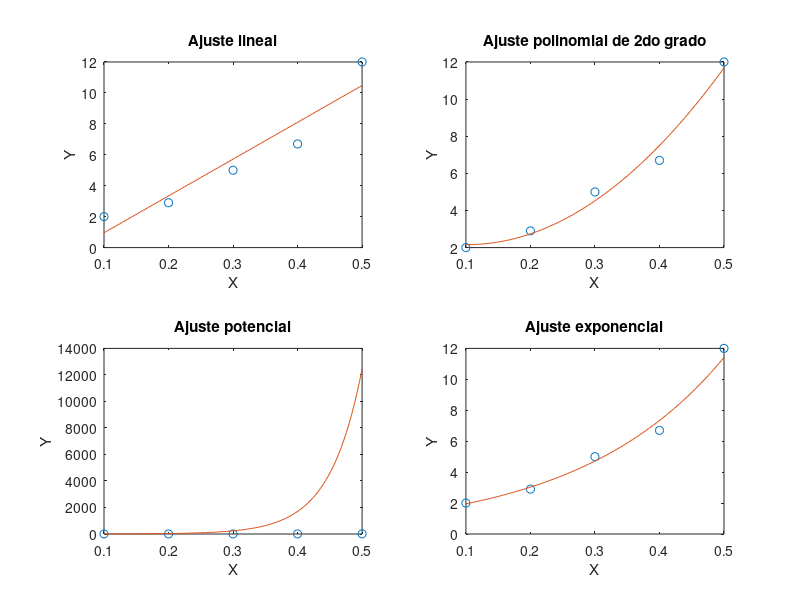

This figure's MATLAB source:
% Datos
X = [0.1 0.2 0.3 0.4 0.5];
Y = [2 2.9 5 6.7 12];



% Ajuste lineal
A = [X' ones(length(X), 1)];
coef_lineal = A\Y';
fprintf('Coeficientes del ajuste lineal: a = %f, b = %f\n', coef_lineal(1), coef_lineal(2));

% Gráfico del ajuste lineal
x_vals = linspace(min(X), max(X), 100);
y_vals = coef_lineal(1) * x_vals + coef_lineal(2);
figure;
subplot(2, 2, 1);
plot(X, Y, 'o', x_vals, y_vals);
xlabel('X');
ylabel('Y');
title('Ajuste lineal');








% Ajuste polinómico de 2do grado
A = [X'.^2 X' ones(length(X), 1)];
coef_polinomial = A\Y';
fprintf('Coeficientes del ajuste polinomial de 2do grado: a = %f, b = %f, c = %f\n', coef_polinomial(1), coef_polinomial(2), coef_polinomial(3));

% Gráfico del ajuste polinomial de 2do grado
y_vals = coef_polinomial(1) * x_vals.^2 + coef_polinomial(2) * x_vals + coef_polinomial(3);
subplot(2, 2, 2);
plot(X, Y, 'o', x_vals, y_vals);
xlabel('X');
ylabel('Y');
title('Ajuste polinomial de 2do grado');







% Transformación para ajuste potencial: ln(Y) = ln(a) + b * ln(X)
ln_X = log(X);
ln_Y = log(Y);

% Ajuste lineal de ln(Y) vs ln(X)
A = [ln_X' ones(length(ln_X), 1)];
coef_potencial = A\ln_Y';
a = exp(coef_potencial(2));
b = coef_potencial(1);
fprintf('Coeficientes del ajuste potencial: a = %f, b = %f\n', a, b);

% Gráfico del ajuste potencial
y_vals = a * x_vals.^b;
subplot(2, 2, 3);
plot(X, Y, 'o', x_vals, exp(y_vals));
xlabel('X');
ylabel('Y');
title('Ajuste potencial');






% Transformación para ajuste exponencial: ln(Y) = ln(a) + b * X
% Ajuste lineal de ln(Y) vs X
A = [X' ones(length(X), 1)];
coef_exponencial = A\ln_Y';
a_exp = exp(coef_exponencial(2));
b_exp = coef_exponencial(1);
fprintf('Coeficientes del ajuste exponencial: a = %f, b = %f\n', a_exp, b_exp);

% Gráfico del ajuste exponencial
y_vals = a_exp * exp(b_exp * x_vals);
subplot(2, 2, 4);
plot(X, Y, 'o', x_vals, y_vals);
xlabel('X');
ylabel('Y');
title('Ajuste exponencial');


